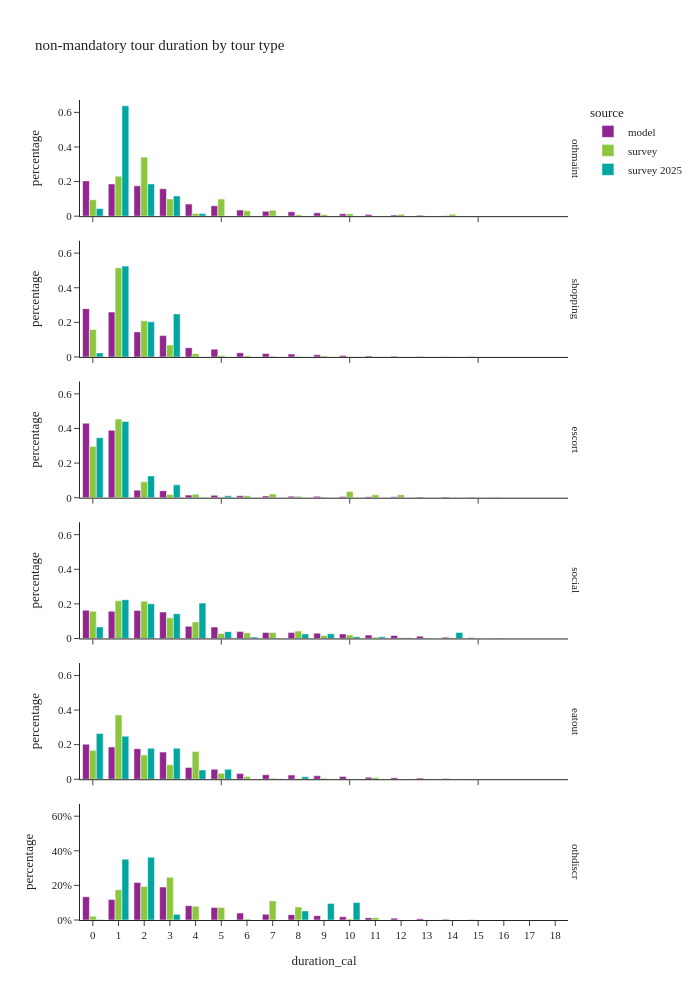

The cell this chart's notebook holds for it:
### Code cell
df_plot = non_m_tour_data.groupby(['source','tour_type','duration_cal'], observed=True)[['tour_weight']].sum().reset_index()
df_plot['percentage'] = df_plot.groupby(['source','tour_type'], group_keys=False)['tour_weight']. \
    apply(lambda x: x / float(x.sum()))

fig = px.bar(df_plot, x="duration_cal", y="percentage", color="source",barmode="group",
             facet_row='tour_type',
             title="non-mandatory tour duration by tour type")
fig.for_each_annotation(lambda a: a.update(text = a.text.split("=")[-1]))
fig.update_layout(height=1000, width=700, yaxis=dict(tickformat=".0%"), xaxis=dict(dtick="1"))
fig.show()

### Figure 1 — Plotly figure (JSON) as saved in the notebook; plotly's stock layout.template omitted (floating-point values rounded to 4 significant figures)
{"data": [{"alignmentgroup": "True", "hovertemplate": "source=model<br>tour_type=othmaint<br>duration_cal=%{x}<br>percentage=%{y}<extra></extra>", "legendgroup": "model", "marker": {"color": "#91268F", "pattern": {"shape": ""}}, "name": "model", "offsetgroup": "model", "orientation": "v", "showlegend": true, "textposition": "auto", "type": "bar", "x": [0.0, 1.0, 2.0, 3.0, 4.0, 5.0, 6.0, 7.0, 8.0, 9.0, 10.0, 11.0, 12.0, 13.0, 14.0, 15.0, 16.0, 17.0], "xaxis": "x6", "y": [0.2037, 0.1862, 0.1757, 0.1583, 0.06983, 0.06019, 0.03501, 0.02771, 0.02526, 0.01909, 0.01409, 0.009152, 0.007068, 0.004787, 0.002499, 0.001058, 0.0003365, 1.211e-05], "yaxis": "y6"}, {"alignmentgroup": "True", "hovertemplate": "source=model<br>tour_type=shopping<br>duration_cal=%{x}<br>percentage=%{y}<extra></extra>", "legendgroup": "model", "marker": {"color": "#91268F", "pattern": {"shape": ""}}, "name": "model", "offsetgroup": "model", "orientation": "v", "showlegend": false, "textposition": "auto", "type": "bar", "x": [0.0, 1.0, 2.0, 3.0, 4.0, 5.0, 6.0, 7.0, 8.0, 9.0, 10.0, 11.0, 12.0, 13.0, 14.0, 15.0, 16.0, 17.0], "xaxis": "x5", "y": [0.2791, 0.2591, 0.1446, 0.1233, 0.05332, 0.04497, 0.02422, 0.0196, 0.01656, 0.01245, 0.008884, 0.005742, 0.004119, 0.002566, 0.001064, 0.0003599, 7.07e-05, 1.028e-05], "yaxis": "y5"}, {"alignmentgroup": "True", "hovertemplate": "source=model<br>tour_type=escort<br>duration_cal=%{x}<br>percentage=%{y}<extra></extra>", "legendgroup": "model", "marker": {"color": "#91268F", "pattern": {"shape": ""}}, "name": "model", "offsetgroup": "model", "orientation": "v", "showlegend": false, "textposition": "auto", "type": "bar", "x": [0.0, 1.0, 2.0, 3.0, 4.0, 5.0, 6.0, 7.0, 8.0, 9.0, 10.0, 11.0, 12.0, 13.0, 14.0, 15.0, 16.0, 17.0, 18.0], "xaxis": "x4", "y": [0.4304, 0.3893, 0.04376, 0.04021, 0.01512, 0.01378, 0.01129, 0.01007, 0.008804, 0.007751, 0.007014, 0.00599, 0.004964, 0.004122, 0.004189, 0.002421, 0.0007537, 5.617e-05, 7.247e-06], "yaxis": "y4"}, {"alignmentgroup": "True", "hovertemplate": "source=model<br>tour_type=social<br>duration_cal=%{x}<br>percentage=%{y}<extra></extra>", "legendgroup": "model", "marker": {"color": "#91268F", "pattern": {"shape": ""}}, "name": "model", "offsetgroup": "model", "orientation": "v", "showlegend": false, "textposition": "auto", "type": "bar", "x": [0.0, 1.0, 2.0, 3.0, 4.0, 5.0, 6.0, 7.0, 8.0, 9.0, 10.0, 11.0, 12.0, 13.0, 14.0, 15.0, 16.0, 17.0], "xaxis": "x3", "y": [0.1632, 0.158, 0.1621, 0.1525, 0.07094, 0.06591, 0.0396, 0.03444, 0.03383, 0.03076, 0.02619, 0.01963, 0.01723, 0.01316, 0.007678, 0.003614, 0.001047, 0.0001436], "yaxis": "y3"}, {"alignmentgroup": "True", "hovertemplate": "source=model<br>tour_type=eatout<br>duration_cal=%{x}<br>percentage=%{y}<extra></extra>", "legendgroup": "model", "marker": {"color": "#91268F", "pattern": {"shape": ""}}, "name": "model", "offsetgroup": "model", "orientation": "v", "showlegend": false, "textposition": "auto", "type": "bar", "x": [0.0, 1.0, 2.0, 3.0, 4.0, 5.0, 6.0, 7.0, 8.0, 9.0, 10.0, 11.0, 12.0, 13.0, 14.0, 15.0, 16.0, 17.0, 18.0], "xaxis": "x2", "y": [0.2028, 0.186, 0.1768, 0.1567, 0.06767, 0.05804, 0.03264, 0.02631, 0.02442, 0.01997, 0.01636, 0.01142, 0.008816, 0.006432, 0.00355, 0.001472, 0.0004476, 7.121e-05, 3.391e-06], "yaxis": "y2"}, {"alignmentgroup": "True", "hovertemplate": "source=model<br>tour_type=othdiscr<br>duration_cal=%{x}<br>percentage=%{y}<extra></extra>", "legendgroup": "model", "marker": {"color": "#91268F", "pattern": {"shape": ""}}, "name": "model", "offsetgroup": "model", "orientation": "v", "showlegend": false, "textposition": "auto", "type": "bar", "x": [0.0, 1.0, 2.0, 3.0, 4.0, 5.0, 6.0, 7.0, 8.0, 9.0, 10.0, 11.0, 12.0, 13.0, 14.0, 15.0, 16.0, 17.0, 18.0], "xaxis": "x", "y": [0.1346, 0.1178, 0.2169, 0.1903, 0.08294, 0.07189, 0.04006, 0.0327, 0.03088, 0.02493, 0.01928, 0.01368, 0.0105, 0.007312, 0.003931, 0.001729, 0.0005005, 7.944e-05, 3.178e-06], "yaxis": "y"}, {"alignmentgroup": "True", "hovertemplate": "source=survey<br>tour_type=othmaint<br>duration_cal=%{x}<br>percentage=%{y}<extra></extra>", "legendgroup": "survey", "marker": {"color": "#8CC63E", "pattern": {"shape": ""}}, "name": "survey", "offsetgroup": "survey", "orientation": "v", "showlegend": true, "textposition": "auto", "type": "bar", "x": [0.0, 1.0, 2.0, 3.0, 4.0, 5.0, 6.0, 7.0, 8.0, 9.0, 10.0, 11.0, 12.0, 14.0], "xaxis": "x6", "y": [0.09489, 0.2312, 0.3412, 0.09963, 0.01474, 0.09884, 0.03063, 0.03397, 0.007608, 0.01024, 0.0137, 0.001183, 0.0109, 0.01123], "yaxis": "y6"}, {"alignmentgroup": "True", "hovertemplate": "source=survey<br>tour_type=shopping<br>duration_cal=%{x}<br>percentage=%{y}<extra></extra>", "legendgroup": "survey", "marker": {"color": "#8CC63E", "pattern": {"shape": ""}}, "name": "survey", "offsetgroup": "survey", "orientation": "v", "showlegend": false, "textposition": "auto", "type": "bar", "x": [0.0, 1.0, 2.0, 3.0, 4.0, 5.0, 6.0, 7.0, 8.0, 9.0, 10.0, 11.0, 12.0], "xaxis": "x5", "y": [0.1584, 0.5154, 0.2086, 0.06896, 0.01901, 0.007801, 0.006357, 0.004282, 0.002284, 0.005449, 0.001846, 0.001687, 0.0], "yaxis": "y5"}, {"alignmentgroup": "True", "hovertemplate": "source=survey<br>tour_type=escort<br>duration_cal=%{x}<br>percentage=%{y}<extra></extra>", "legendgroup": "survey", "marker": {"color": "#8CC63E", "pattern": {"shape": ""}}, "name": "survey", "offsetgroup": "survey", "orientation": "v", "showlegend": false, "textposition": "auto", "type": "bar", "x": [0.0, 1.0, 2.0, 3.0, 4.0, 5.0, 6.0, 7.0, 8.0, 9.0, 10.0, 11.0, 12.0, 13.0, 15.0], "xaxis": "x4", "y": [0.2966, 0.4545, 0.09176, 0.01838, 0.02012, 0.004171, 0.01126, 0.02127, 0.008111, 0.004191, 0.03545, 0.01683, 0.01718, 0.0001735, 0.0], "yaxis": "y4"}, {"alignmentgroup": "True", "hovertemplate": "source=survey<br>tour_type=social<br>duration_cal=%{x}<br>percentage=%{y}<extra></extra>", "legendgroup": "survey", "marker": {"color": "#8CC63E", "pattern": {"shape": ""}}, "name": "survey", "offsetgroup": "survey", "orientation": "v", "showlegend": false, "textposition": "auto", "type": "bar", "x": [0.0, 1.0, 2.0, 3.0, 4.0, 5.0, 6.0, 7.0, 8.0, 9.0, 10.0, 11.0, 12.0, 13.0, 14.0, 15.0], "xaxis": "x3", "y": [0.1574, 0.2177, 0.2145, 0.1191, 0.09508, 0.02935, 0.03289, 0.03484, 0.04316, 0.01715, 0.02045, 0.007386, 0.004057, 0.002096, 0.004626, 0.0002747], "yaxis": "y3"}, {"alignmentgroup": "True", "hovertemplate": "source=survey<br>tour_type=eatout<br>duration_cal=%{x}<br>percentage=%{y}<extra></extra>", "legendgroup": "survey", "marker": {"color": "#8CC63E", "pattern": {"shape": ""}}, "name": "survey", "offsetgroup": "survey", "orientation": "v", "showlegend": false, "textposition": "auto", "type": "bar", "x": [0.0, 1.0, 2.0, 3.0, 4.0, 5.0, 6.0, 7.0, 8.0, 9.0, 10.0, 11.0, 12.0], "xaxis": "x2", "y": [0.167, 0.3718, 0.14, 0.08302, 0.1598, 0.03424, 0.01541, 0.006247, 0.004598, 0.005708, 0.001175, 0.01006, 0.000947], "yaxis": "y2"}, {"alignmentgroup": "True", "hovertemplate": "source=survey<br>tour_type=othdiscr<br>duration_cal=%{x}<br>percentage=%{y}<extra></extra>", "legendgroup": "survey", "marker": {"color": "#8CC63E", "pattern": {"shape": ""}}, "name": "survey", "offsetgroup": "survey", "orientation": "v", "showlegend": false, "textposition": "auto", "type": "bar", "x": [0.0, 1.0, 2.0, 3.0, 4.0, 5.0, 6.0, 7.0, 8.0, 9.0, 10.0, 11.0, 13.0, 15.0], "xaxis": "x", "y": [0.02166, 0.1743, 0.1941, 0.2467, 0.07924, 0.0717, 0.00584, 0.1105, 0.07536, 0.001237, 0.005549, 0.01359, 0.0, 0.0001676], "yaxis": "y"}, {"alignmentgroup": "True", "hovertemplate": "source=survey 2025<br>tour_type=othmaint<br>duration_cal=%{x}<br>percentage=%{y}<extra></extra>", "legendgroup": "survey 2025", "marker": {"color": "#00A7A0", "pattern": {"shape": ""}}, "name": "survey 2025", "offsetgroup": "survey 2025", "orientation": "v", "showlegend": true, "textposition": "auto", "type": "bar", "x": [0.0, 1.0, 2.0, 3.0, 4.0], "xaxis": "x6", "y": [0.04433, 0.6379, 0.1862, 0.1168, 0.01478], "yaxis": "y6"}, {"alignmentgroup": "True", "hovertemplate": "source=survey 2025<br>tour_type=shopping<br>duration_cal=%{x}<br>percentage=%{y}<extra></extra>", "legendgroup": "survey 2025", "marker": {"color": "#00A7A0", "pattern": {"shape": ""}}, "name": "survey 2025", "offsetgroup": "survey 2025", "orientation": "v", "showlegend": false, "textposition": "auto", "type": "bar", "x": [0.0, 1.0, 2.0, 3.0], "xaxis": "x5", "y": [0.02346, 0.525, 0.2029, 0.2486], "yaxis": "y5"}, {"alignmentgroup": "True", "hovertemplate": "source=survey 2025<br>tour_type=escort<br>duration_cal=%{x}<br>percentage=%{y}<extra></extra>", "legendgroup": "survey 2025", "marker": {"color": "#00A7A0", "pattern": {"shape": ""}}, "name": "survey 2025", "offsetgroup": "survey 2025", "orientation": "v", "showlegend": false, "textposition": "auto", "type": "bar", "x": [0.0, 1.0, 2.0, 3.0, 4.0, 5.0], "xaxis": "x4", "y": [0.347, 0.4407, 0.1258, 0.07424, 0.001694, 0.01061], "yaxis": "y4"}, {"alignmentgroup": "True", "hovertemplate": "source=survey 2025<br>tour_type=social<br>duration_cal=%{x}<br>percentage=%{y}<extra></extra>", "legendgroup": "survey 2025", "marker": {"color": "#00A7A0", "pattern": {"shape": ""}}, "name": "survey 2025", "offsetgroup": "survey 2025", "orientation": "v", "showlegend": false, "textposition": "auto", "type": "bar", "x": [0.0, 1.0, 2.0, 3.0, 4.0, 5.0, 6.0, 7.0, 8.0, 9.0, 10.0, 11.0, 12.0, 14.0], "xaxis": "x3", "y": [0.06668, 0.2244, 0.2006, 0.1429, 0.2046, 0.0395, 0.007901, 0.001074, 0.02606, 0.02725, 0.01024, 0.009262, 0.004468, 0.03506], "yaxis": "y3"}, {"alignmentgroup": "True", "hovertemplate": "source=survey 2025<br>tour_type=eatout<br>duration_cal=%{x}<br>percentage=%{y}<extra></extra>", "legendgroup": "survey 2025", "marker": {"color": "#00A7A0", "pattern": {"shape": ""}}, "name": "survey 2025", "offsetgroup": "survey 2025", "orientation": "v", "showlegend": false, "textposition": "auto", "type": "bar", "x": [0.0, 1.0, 2.0, 3.0, 4.0, 5.0, 7.0, 8.0, 9.0], "xaxis": "x2", "y": [0.2644, 0.2492, 0.1788, 0.1793, 0.05343, 0.05738, 0.002451, 0.01457, 0.0004862], "yaxis": "y2"}, {"alignmentgroup": "True", "hovertemplate": "source=survey 2025<br>tour_type=othdiscr<br>duration_cal=%{x}<br>percentage=%{y}<extra></extra>", "legendgroup": "survey 2025", "marker": {"color": "#00A7A0", "pattern": {"shape": ""}}, "name": "survey 2025", "offsetgroup": "survey 2025", "orientation": "v", "showlegend": false, "textposition": "auto", "type": "bar", "x": [0.0, 1.0, 2.0, 3.0, 8.0, 9.0, 10.0], "xaxis": "x", "y": [0.003414, 0.3516, 0.3629, 0.0326, 0.05253, 0.09603, 0.101], "yaxis": "y"}], "layout": {"annotations": [{"font": {}, "showarrow": false, "text": "othdiscr", "textangle": 90, "x": 0.98, "xanchor": "left", "xref": "paper", "y": 0.07083, "yanchor": "middle", "yref": "paper"}, {"font": {}, "showarrow": false, "text": "eatout", "textangle": 90, "x": 0.98, "xanchor": "left", "xref": "paper", "y": 0.2425, "yanchor": "middle", "yref": "paper"}, {"font": {}, "showarrow": false, "text": "social", "textangle": 90, "x": 0.98, "xanchor": "left", "xref": "paper", "y": 0.4142, "yanchor": "middle", "yref": "paper"}, {"font": {}, "showarrow": false, "text": "escort", "textangle": 90, "x": 0.98, "xanchor": "left", "xref": "paper", "y": 0.5858, "yanchor": "middle", "yref": "paper"}, {"font": {}, "showarrow": false, "text": "shopping", "textangle": 90, "x": 0.98, "xanchor": "left", "xref": "paper", "y": 0.7575, "yanchor": "middle", "yref": "paper"}, {"font": {}, "showarrow": false, "text": "othmaint", "textangle": 90, "x": 0.98, "xanchor": "left", "xref": "paper", "y": 0.9292, "yanchor": "middle", "yref": "paper"}], "barmode": "group", "height": 1000, "legend": {"title": {"text": "source"}, "tracegroupgap": 0}, "title": {"text": "non-mandatory tour duration by tour type"}, "width": 700, "xaxis": {"anchor": "y", "domain": [0.0, 0.98], "dtick": "1", "title": {"text": "duration_cal"}}, "xaxis2": {"anchor": "y2", "domain": [0.0, 0.98], "matches": "x", "showticklabels": false}, "xaxis3": {"anchor": "y3", "domain": [0.0, 0.98], "matches": "x", "showticklabels": false}, "xaxis4": {"anchor": "y4", "domain": [0.0, 0.98], "matches": "x", "showticklabels": false}, "xaxis5": {"anchor": "y5", "domain": [0.0, 0.98], "matches": "x", "showticklabels": false}, "xaxis6": {"anchor": "y6", "domain": [0.0, 0.98], "matches": "x", "showticklabels": false}, "yaxis": {"anchor": "x", "domain": [0.0, 0.1417], "tickformat": ".0%", "title": {"text": "percentage"}}, "yaxis2": {"anchor": "x2", "domain": [0.1717, 0.3133], "matches": "y", "title": {"text": "percentage"}}, "yaxis3": {"anchor": "x3", "domain": [0.3433, 0.485], "matches": "y", "title": {"text": "percentage"}}, "yaxis4": {"anchor": "x4", "domain": [0.515, 0.6567], "matches": "y", "title": {"text": "percentage"}}, "yaxis5": {"anchor": "x5", "domain": [0.6867, 0.8283], "matches": "y", "title": {"text": "percentage"}}, "yaxis6": {"anchor": "x6", "domain": [0.8583, 1.0], "matches": "y", "title": {"text": "percentage"}}}}
